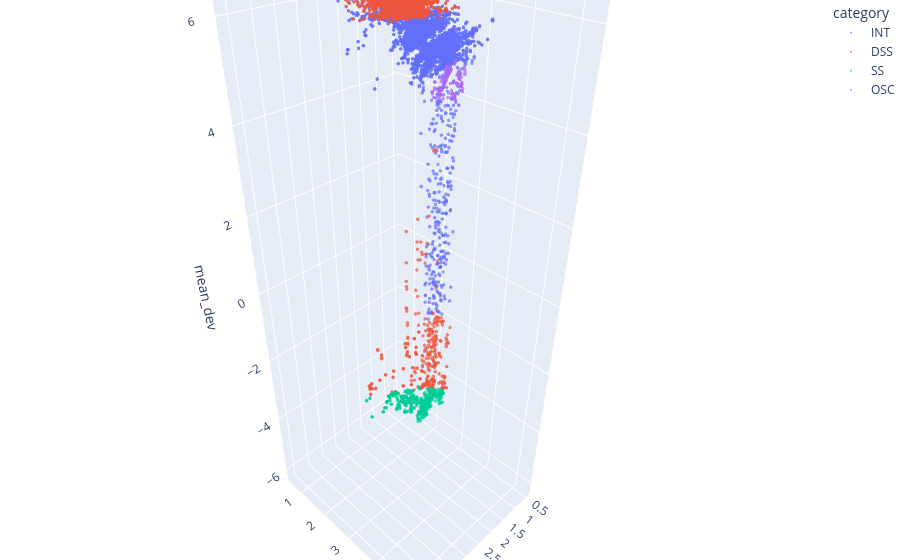

Here is the notebook cell this chart was saved with:
### Code cell
df["q"] = np.log(df["mean_deviation"])

fig = px.scatter_3d(
    df,
    x="A",
    y="ratio_b_a",
    z="q", 
    color="category", 
    opacity=0.7,
)
fig.update_traces(marker_size=2)
fig.update_layout(
    scene=dict(
        xaxis_title="A",
        yaxis_title="B/A",
        zaxis_title="mean_dev"
    ),
    margin=dict(l=0, r=0, b=0, t=0)
)

fig.show()

### Figure 1 — Plotly figure (JSON) as saved in the notebook; plotly's stock layout.template omitted (floating-point values rounded to 4 significant figures; data arrays with more than 128 entries replaced by an {"elided": "..."} marker saying what was removed)
{"data": [{"hovertemplate": "category=INT<br>A=%{x}<br>ratio_b_a=%{y}<br>q=%{z}<extra></extra>", "legendgroup": "INT", "marker": {"color": "#636efa", "opacity": 0.7, "size": 2, "symbol": "circle"}, "mode": "markers", "name": "INT", "scene": "scene", "showlegend": true, "type": "scatter3d", "x": {"elided": "6206 float values"}, "y": {"elided": "6206 float values"}, "z": {"elided": "6206 float values"}}, {"hovertemplate": "category=DSS<br>A=%{x}<br>ratio_b_a=%{y}<br>q=%{z}<extra></extra>", "legendgroup": "DSS", "marker": {"color": "#EF553B", "opacity": 0.7, "size": 2, "symbol": "circle"}, "mode": "markers", "name": "DSS", "scene": "scene", "showlegend": true, "type": "scatter3d", "x": {"elided": "4003 float values"}, "y": {"elided": "4003 float values"}, "z": {"elided": "4003 float values"}}, {"hovertemplate": "category=SS<br>A=%{x}<br>ratio_b_a=%{y}<br>q=%{z}<extra></extra>", "legendgroup": "SS", "marker": {"color": "#00cc96", "opacity": 0.7, "size": 2, "symbol": "circle"}, "mode": "markers", "name": "SS", "scene": "scene", "showlegend": true, "type": "scatter3d", "x": {"elided": "472 float values"}, "y": {"elided": "472 float values"}, "z": {"elided": "472 float values"}}, {"hovertemplate": "category=OSC<br>A=%{x}<br>ratio_b_a=%{y}<br>q=%{z}<extra></extra>", "legendgroup": "OSC", "marker": {"color": "#ab63fa", "opacity": 0.7, "size": 2, "symbol": "circle"}, "mode": "markers", "name": "OSC", "scene": "scene", "showlegend": true, "type": "scatter3d", "x": [0.7624, 0.8085, 0.813, 0.9734, 0.7697, 0.6607, 0.7633, 0.7879, 0.5896, 0.8253, 0.8376, 0.5879, 0.7634, 0.6714, 0.8093, 0.824, 0.6338, 0.7912, 0.8076, 0.9413, 0.6179, 0.6666, 0.5899, 0.5618, 0.9571, 0.6374, 0.6224, 0.8052, 0.7622, 0.775, 0.7622, 0.5899, 0.8085, 0.775, 0.7801, 0.773, 0.7879, 0.677, 0.6193, 0.7776, 0.7776, 0.7801, 0.6261, 0.5709, 0.6125, 0.5709, 0.6087, 0.7638, 0.9413, 0.6338, 0.7666, 0.7674, 0.761, 0.9207, 0.7624, 0.8253, 0.7697, 0.5888, 0.8364, 0.7912, 0.7638, 0.6042, 0.7632, 0.6039, 0.8023, 0.5761, 0.6193, 0.7987, 0.5618, 0.6067, 0.7633, 0.629, 0.6214, 0.6214, 0.8093, 0.6224, 0.7674, 0.5717, 0.6573, 0.6087, 0.6313, 0.6607, 0.7608, 0.8309, 0.9571, 0.9207, 0.824, 0.6261, 0.761, 0.5717, 0.8407, 0.6573, 0.6666, 0.7632, 0.5761, 0.5896, 0.8151, 0.684, 0.8002, 0.7634, 0.7666, 0.9108, 0.8151, 0.6125, 0.5572, 0.8002, 0.7608, 0.7622, 0.7718, 0.8376, 0.6045, 0.6507, 0.7652, 0.6507, 0.7822, 0.6179, 0.7379, 0.7652, 0.7622], "y": [2.338, 2.29, 2.337, 2.074, 2.38, 2.384, 2.268, 2.321, 2.621, 2.136, 2.14, 2.41, 2.245, 2.26, 2.22, 2.349, 2.353, 2.249, 2.146, 2.122, 2.523, 2.397, 2.493, 2.558, 2.08, 2.323, 2.504, 2.13, 2.495, 2.296, 2.2, 2.493, 2.29, 2.296, 2.293, 2.161, 2.321, 2.282, 2.498, 2.223, 2.223, 2.293, 2.508, 2.531, 2.465, 2.531, 2.392, 2.4, 2.122, 2.353, 2.278, 2.213, 2.224, 2.104, 2.338, 2.136, 2.38, 2.586, 2.097, 2.249, 2.4, 2.391, 2.37, 2.626, 2.16, 2.542, 2.498, 2.133, 2.558, 2.379, 2.268, 2.337, 2.445, 2.445, 2.22, 2.504, 2.213, 2.53, 2.469, 2.392, 2.315, 2.384, 2.306, 2.161, 2.08, 2.104, 2.349, 2.508, 2.224, 2.53, 2.112, 2.469, 2.397, 2.37, 2.542, 2.621, 2.155, 2.324, 2.166, 2.245, 2.278, 2.076, 2.155, 2.465, 2.468, 2.166, 2.306, 2.495, 2.182, 2.14, 2.549, 2.49, 2.335, 2.49, 2.397, 2.523, 2.182, 2.335, 2.2], "z": [4.52, 4.563, 4.617, 4.119, 4.601, 4.321, 4.359, 4.572, 4.576, 4.057, 4.185, 3.941, 4.296, 3.977, 4.405, 4.686, 4.081, 4.437, 4.112, 4.333, 4.549, 4.351, 4.279, 4.213, 4.083, 4.138, 4.433, 4.003, 4.81, 4.516, 4.199, 4.244, 4.537, 4.524, 4.522, 4.037, 4.574, 4.08, 4.446, 4.33, 4.326, 4.521, 4.56, 4.173, 4.305, 4.259, 4.065, 4.613, 4.346, 4.091, 4.441, 4.267, 4.225, 4.21, 4.517, 4.123, 4.577, 4.661, 3.881, 4.424, 4.63, 4.018, 4.566, 4.636, 4.141, 4.316, 4.415, 3.948, 4.152, 3.975, 4.36, 3.997, 4.321, 4.294, 4.393, 4.574, 4.272, 4.266, 4.495, 4.046, 4.059, 4.319, 4.44, 4.408, 4.132, 4.17, 4.695, 4.492, 4.392, 4.287, 4.034, 4.659, 4.367, 4.562, 4.345, 4.53, 4.203, 4.295, 4.173, 4.323, 4.384, 3.994, 4.179, 4.257, 3.84, 4.324, 4.451, 4.775, 4.133, 4.169, 4.466, 4.555, 4.51, 4.511, 4.703, 4.416, 3.95, 4.501, 4.199]}], "layout": {"legend": {"title": {"text": "category"}, "tracegroupgap": 0}, "margin": {"b": 0, "l": 0, "r": 0, "t": 0}, "scene": {"domain": {"x": [0, 1], "y": [0, 1]}, "xaxis": {"title": {"text": "A"}}, "yaxis": {"title": {"text": "B/A"}}, "zaxis": {"title": {"text": "mean_dev"}}}}}
